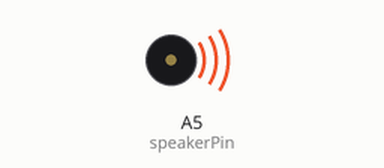
A sketch run on a simulated Arduino Uno, built with avr-gcc and run on an emulated ATmega328P. Parts: buzzer (waves = sounding).

Above: at 0.12 s.
Timing chart, 0 to 11.2 s (numbered marks = the images above):
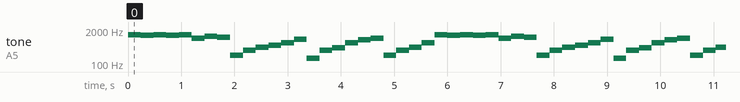

The sketch:

arduino-music.ino
```cpp
    #define NOTE_B0  31
    #define NOTE_C1  33
    #define NOTE_CS1 35
    #define NOTE_D1  37
    #define NOTE_DS1 39
    #define NOTE_E1  41
    #define NOTE_F1  44
    #define NOTE_FS1 46
    #define NOTE_G1  49
    #define NOTE_GS1 52
    #define NOTE_A1  55
    #define NOTE_AS1 58
    #define NOTE_B1  62
    #define NOTE_C2  65
    #define NOTE_CS2 69
    #define NOTE_D2  73
    #define NOTE_DS2 78
    #define NOTE_E2  82
    #define NOTE_F2  87
    #define NOTE_FS2 93
    #define NOTE_G2  98
    #define NOTE_GS2 104
    #define NOTE_A2  110
    #define NOTE_AS2 117
    #define NOTE_B2  123
    #define NOTE_C3  131
    #define NOTE_CS3 139
    #define NOTE_D3  147
    #define NOTE_DS3 156
    #define NOTE_E3  165
    #define NOTE_F3  175
    #define NOTE_FS3 185
    #define NOTE_G3  196
    #define NOTE_GS3 208
    #define NOTE_A3  220
    #define NOTE_AS3 233
    #define NOTE_B3  247
    #define NOTE_C4  262
    #define NOTE_CS4 277
    #define NOTE_D4  294
    #define NOTE_DS4 311
    #define NOTE_E4  330
    #define NOTE_F4  349
    #define NOTE_FS4 370
    #define NOTE_G4  392
    #define NOTE_GS4 415
    #define NOTE_A4  440
    #define NOTE_AS4 466
    #define NOTE_B4  494
    #define NOTE_C5  523
    #define NOTE_CS5 554
    #define NOTE_D5  587
    #define NOTE_DS5 622
    #define NOTE_E5  659
    #define NOTE_F5  698
    #define NOTE_FS5 740
    #define NOTE_G5  784
    #define NOTE_GS5 831
    #define NOTE_A5  880
    #define NOTE_AS5 932
    #define NOTE_B5  988
    #define NOTE_C6  1047
    #define NOTE_CS6 1109
    #define NOTE_D6  1175
    #define NOTE_DS6 1245
    #define NOTE_E6  1319
    #define NOTE_F6  1397
    #define NOTE_FS6 1480
    #define NOTE_G6  1568
    #define NOTE_GS6 1661
    #define NOTE_A6  1760
    #define NOTE_AS6 1865
    #define NOTE_B6  1976
    #define NOTE_C7  2093
    #define NOTE_CS7 2217
    #define NOTE_D7  2349
    #define NOTE_DS7 2489
    #define NOTE_E7  2637
    #define NOTE_F7  2794
    #define NOTE_FS7 2960
    #define NOTE_G7  3136
    #define NOTE_GS7 3322
    #define NOTE_A7  3520
    #define NOTE_AS7 3729
    #define NOTE_B7  3951
    #define NOTE_C8  4186
    #define NOTE_CS8 4435
    #define NOTE_D8  4699
    #define NOTE_DS8 4978
    #define SIXTEENTHNOTE 1
    #define EIGHTHNOTE 2
    #define DOTTEDEIGHTNOTE 3
    #define QUARTERNOTE 4
    #define DOTTEDQUARTERNOTE 6
    #define HALFNOTE 8
    #define DOTTEDHALFNOTE 12
    #define WHOLENOTE 16
    // SETTINGS
    #define speakerPin A5 //Speaker or Piezo buzzer on this pin
    int tempo = 120;
    boolean continuePlaying = true; //Set to true to continuously play (otherwise, false)
    int continueDelay = 0; //Time to wait before continuing playing
    void loop()
    {
      // Song goes here
      //note(NOTE_G5, HALFNOTE);

      //Measure 1
      note(NOTE_E6, EIGHTHNOTE);
      note(NOTE_DS6, EIGHTHNOTE);

      //Measure 2
      note(NOTE_E6, EIGHTHNOTE);
      note(NOTE_DS6, EIGHTHNOTE);
      note(NOTE_E6, EIGHTHNOTE);
      note(NOTE_B5, EIGHTHNOTE);
      note(NOTE_D6, EIGHTHNOTE);
      note(NOTE_C6, EIGHTHNOTE);

      //Measure 3
      note(NOTE_A3, EIGHTHNOTE);
      note(NOTE_E4, EIGHTHNOTE);
      note(NOTE_A4, EIGHTHNOTE);
      note(NOTE_C5, EIGHTHNOTE);
      note(NOTE_E5, EIGHTHNOTE);
      note(NOTE_A5, EIGHTHNOTE);

      //Measure 4
      note(NOTE_E3, EIGHTHNOTE);
      note(NOTE_E4, EIGHTHNOTE);
      note(NOTE_GS4, EIGHTHNOTE);
      note(NOTE_E5, EIGHTHNOTE);
      note(NOTE_GS5, EIGHTHNOTE);
      note(NOTE_B5, EIGHTHNOTE);

      //Measure 5
      note(NOTE_A3, EIGHTHNOTE);
      note(NOTE_E4, EIGHTHNOTE);
      note(NOTE_A4, EIGHTHNOTE);
      note(NOTE_E5, EIGHTHNOTE);
      note(NOTE_E6, EIGHTHNOTE);
      note(NOTE_DS6, EIGHTHNOTE);

      //Measure 6
      note(NOTE_E6, EIGHTHNOTE);
      note(NOTE_DS6, EIGHTHNOTE);
      note(NOTE_E6, EIGHTHNOTE);
      note(NOTE_B5, EIGHTHNOTE);
      note(NOTE_D6, EIGHTHNOTE);
      note(NOTE_C6, EIGHTHNOTE);

      //Measure 7
      note(NOTE_A3, EIGHTHNOTE);
      note(NOTE_E4, EIGHTHNOTE);
      note(NOTE_A4, EIGHTHNOTE);
      note(NOTE_C5, EIGHTHNOTE);
      note(NOTE_E5, EIGHTHNOTE);
      note(NOTE_A5, EIGHTHNOTE);

      //Measure 8
      note(NOTE_E3, EIGHTHNOTE);
      note(NOTE_E4, EIGHTHNOTE);
      note(NOTE_GS4, EIGHTHNOTE);
      note(NOTE_E5, EIGHTHNOTE);
      note(NOTE_GS5, EIGHTHNOTE);
      note(NOTE_B5, EIGHTHNOTE);

      //Measure 9
      note(NOTE_A3, EIGHTHNOTE);
      note(NOTE_E4, EIGHTHNOTE);
      note(NOTE_A4, EIGHTHNOTE);
      note(NOTE_E5, EIGHTHNOTE);
      note(NOTE_C6, EIGHTHNOTE);
      note(NOTE_D6, EIGHTHNOTE);

      //Measure 10
      note(NOTE_C4, EIGHTHNOTE);
      note(NOTE_G4, EIGHTHNOTE);
      note(NOTE_C5, EIGHTHNOTE);
      note(NOTE_G5, EIGHTHNOTE);
      note(NOTE_F6, EIGHTHNOTE);
      note(NOTE_E6, EIGHTHNOTE);

      //Measure 11
      note(NOTE_G3, EIGHTHNOTE);
      note(NOTE_G4, EIGHTHNOTE);
      note(NOTE_B4, EIGHTHNOTE);
      note(NOTE_F5, EIGHTHNOTE);
      note(NOTE_E6, EIGHTHNOTE);
      note(NOTE_D6, EIGHTHNOTE);

      //Measure 12
      note(NOTE_A3, EIGHTHNOTE);
      note(NOTE_E4, EIGHTHNOTE);
      note(NOTE_A4, EIGHTHNOTE);
      note(NOTE_E5, EIGHTHNOTE);
      note(NOTE_D6, EIGHTHNOTE);
      note(NOTE_C6, EIGHTHNOTE);

      //Measure 13
      note(NOTE_E3, EIGHTHNOTE);
      note(NOTE_E4, EIGHTHNOTE);
      note(NOTE_A5, EIGHTHNOTE);
      rest(EIGHTHNOTE);


      /////// KEEP ALL CODE BELOW UNCHANGED, CHANGE VARS ABOVE ////////
      noTone(speakerPin);
      while(continuePlaying == false);
      delay(continueDelay);
    }
    void setup()
    {
      pinMode(speakerPin, OUTPUT);
      Serial.begin(9600);
    }
    void spacedNote(int frequencyInHertz, int noteLength)
    {
      tone(speakerPin, frequencyInHertz);
      float delayTime = (1000/tempo) * (60/4) * noteLength;
      delay(delayTime - 50);
      noTone(speakerPin);
      delay(50);
    }
    void note(int frequencyInHertz, int noteLength)  //Code to take care of the note
    {
      tone(speakerPin, frequencyInHertz);
      float delayTime = (1000/tempo) * (60/4) * noteLength;
      delay(delayTime);
    }
    void rest(int restLength)
    {
      noTone(speakerPin);
      float delayTime = (1000/tempo) * (60/4) * restLength;
      delay(delayTime);
    }
```

Measured:
- by itself, tone on A5 (speakerPin): plays 1319 Hz for 0.24 s, 1245 Hz for 0.24 s, 1319 Hz for 0.24 s, 1245 Hz for 0.24 s, 1319 Hz for 0.24 s, 988 Hz for 0.24 s … (535 notes in this stretch)
